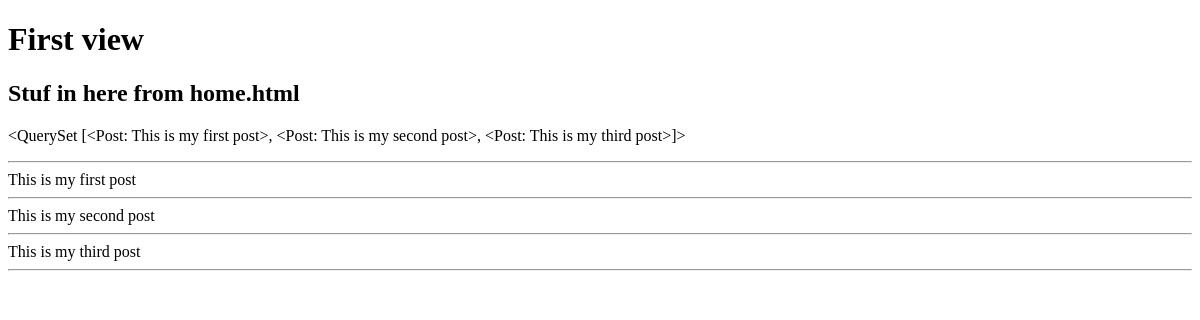
Before: / with the older database file.
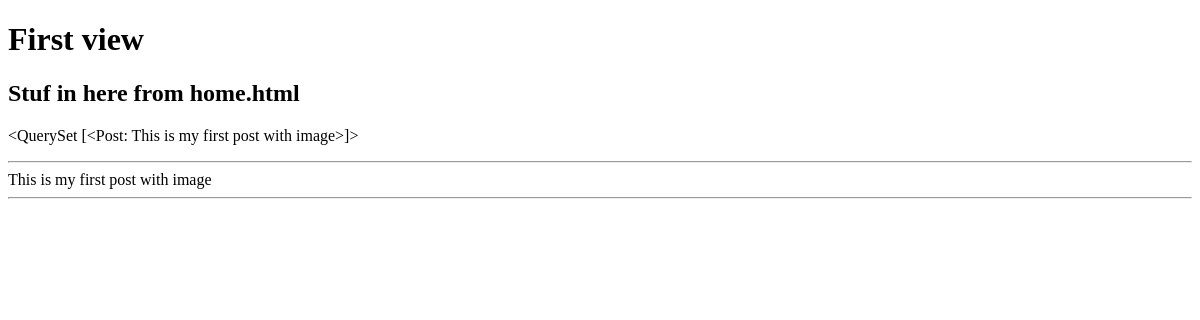
After: the same page with the newer database file.
### feed/models.py (models this page shows)
class Post(models.Model):
    text = models.CharField(max_length=140, blank=False, null=False)
    image = ImageField()
    def __str__(self):
        return self.text

### feed/views.py (the view)
# urls.py: path('', HomePageView.as_view(), name='index')
class HomePageView(TemplateView):
    template_name = "home.html"
    def get_context_data(self, **kwargs):
        context = super().get_context_data(**kwargs)
        context['posts'] = Post.objects.all()
        return context

### templates/home.html (shortened to what this page needs)
{% extends "base.html" %}
{% block body %}
<h2>Stuf in here from home.html</h2>
    <p>{{ posts }}
    <hr>
    {% for post in posts %}
        {{post.text}}
        <hr>
    {% endfor %}
{% endblock %}

### templates/base.html (shortened to what this page needs)
<!DOCTYPE html>
<html lang="en">
<head>
</head>
<body>
    <h1>First view</h1>
    {% block body %} {% endblock %}
</body>
</html>

Changed rows visible on the page:
removed Post: text.text "<QuerySet [<Post: This is my first post>, <Post: This is my second post>, <Post: This is my third post>]>", text "This is my first post"
removed Post: text "This is my second post"
removed Post: text "This is my third post"
added Post: text "<QuerySet [<Post: This is my first post with image>]>", text "This is my first post with image"
